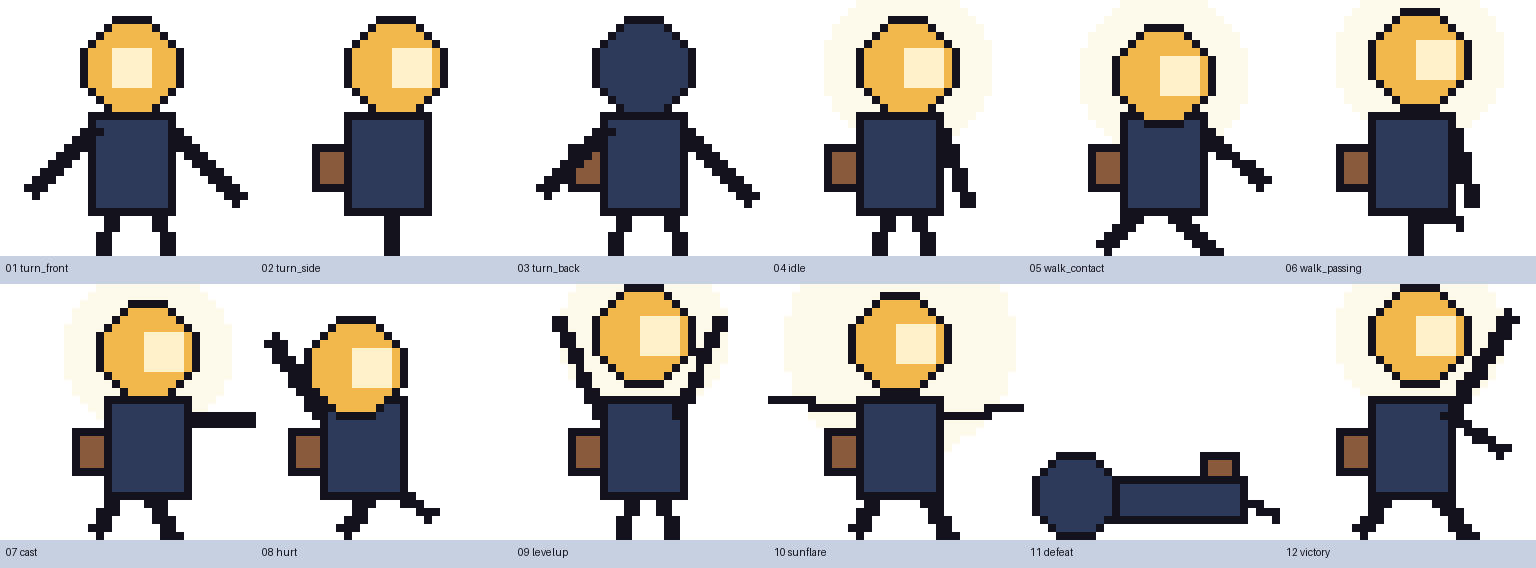
#> input picture fall-2026/xinghe-b/assignment-2/walker-lanternfall-bao-x/design/character/blockout-poses-x8.png, 1536 x 568 px
$ python make_comparison.py '->' design/character/sheet-vs-game.png
#> lines starting #> are read from the running program, lines starting #| are printed output that depends on the picture
#!/usr/bin/env python3
"""Character sheet vs generated sprite vs the running game, one column per pose (CHARACTER-SHEET R2 order).

Row 1: pre-generation blockout (design-v1)   Row 2: generated, palette-locked frame (pc_sheet.png)
Row 3: the frame as captured in the game (evidence/screens/pose-*.png, via godot/tests/capture.gd)
Row 4: silhouette of the generated frame at actual size, x3

    python3 design/character/make_comparison.py           -> design/character/sheet-vs-game.png
    python3 design/character/make_comparison.py --facing  -> design/character/sheet-vs-game-facing.png
        (adds the frame facing left and with the F3 hurtbox, from scripts/capture_facing.gd)
"""
from pathlib import Path

from PIL import Image, ImageDraw

ROOT = Path(__file__).resolve().parents[2]
POSES = ["turn_front", "idle", "walk_contact", "walk_passing", "cast", "hurt", "levelup", "sunflare", "defeat", "victory"]
BLOCKOUT_ORDER = ["turn_front", "turn_side", "turn_back", "idle", "walk_contact", "walk_passing",
                  "cast", "hurt", "levelup", "sunflare", "defeat", "victory"]
CELL = 160


def blockout(pose: str) -> Image.Image:
    sheet = Image.open(ROOT / "design/character/blockout-poses-x8.png").convert("RGBA")
    i = BLOCKOUT_ORDER.index(pose)
    tile_h = (sheet.height) // 2
    x, y = (i % 6) * 256, (i // 6) * tile_h
    return sheet.crop((x, y, x + 256, y + 256)).resize((CELL, CELL), Image.NEAREST)


def generated(pose: str) -> Image.Image:
    sheet = Image.open(ROOT / "godot/assets/art/pc_sheet.png").convert("RGBA")
    i = POSES.index(pose)
    frame = sheet.crop((i * 32, 0, i * 32 + 32, 32))
    ground = Image.new("RGBA", (32, 32), "#C7D0E0")
    ground.alpha_composite(frame)
    return ground.resize((CELL, CELL), Image.NEAREST)


def in_game(pose: str, suffix: str = "") -> Image.Image:
    shot = Image.open(ROOT / f"evidence/screens/pose-{pose}{suffix}.png").convert("RGBA")
    # window is 1280x720 = 2x the 640x360 viewport; the camera centres the courier, whose frame is drawn at (-16,-20)
    cx, cy = shot.width // 2, shot.height // 2
    crop = shot.crop((cx - 48, cy - 56, cx + 48, cy + 40))
    return crop.resize((CELL, CELL), Image.NEAREST)


def silhouette(pose: str) -> Image.Image:
    sheet = Image.open(ROOT / "godot/assets/art/pc_sheet.png").convert("RGBA")
    i = POSES.index(pose)
    a = sheet.crop((i * 32, 0, i * 32 + 32, 32)).split()[3]
    sil = Image.new("RGBA", (32, 32), "#C7D0E0")
    sil.paste(Image.new("RGBA", (32, 32), "#14121C"), (0, 0), a)
    return sil.resize((96, 96), Image.NEAREST)


def main(facing: bool = False) -> None:
#> called with facing = False
    rows = [("blockout (design-v1)", blockout), ("generated frame x5", generated), ("in game (capture)", in_game)]
    if facing:
        rows = [("blockout (design-v1)", blockout), ("generated frame x5", generated), ("in game, facing right", in_game),
                ("in game, facing left", lambda p: in_game(p, "-left")),
                ("facing left + F3 hurtbox", lambda p: in_game(p, "-left-hurtbox"))]
    left = 170
    out = Image.new("RGB", (left + CELL * len(POSES), 30 + CELL * len(rows) + 110), "#0E1020")
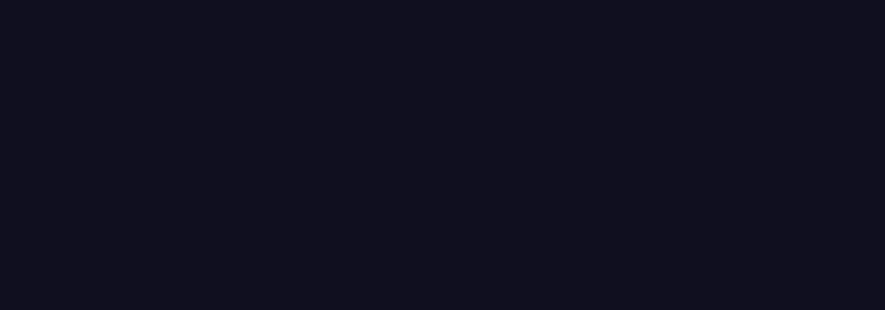
#> out: PIL image 1770x620 RGB (shown at 1/2 size); mean R, G, B 14, 16, 32
    d = ImageDraw.Draw(out)
    for c, pose in enumerate(POSES):
        d.text((left + c * CELL + 6, 8), pose, fill="#FFF1C9")
    for r, (label, fn) in enumerate(rows):
        d.text((8, 30 + r * CELL + CELL // 2), label, fill="#C7D0E0")
        for c, pose in enumerate(POSES):
            out.paste(fn(pose).convert("RGB"), (left + c * CELL, 30 + r * CELL))
#> this loop made 2 passes
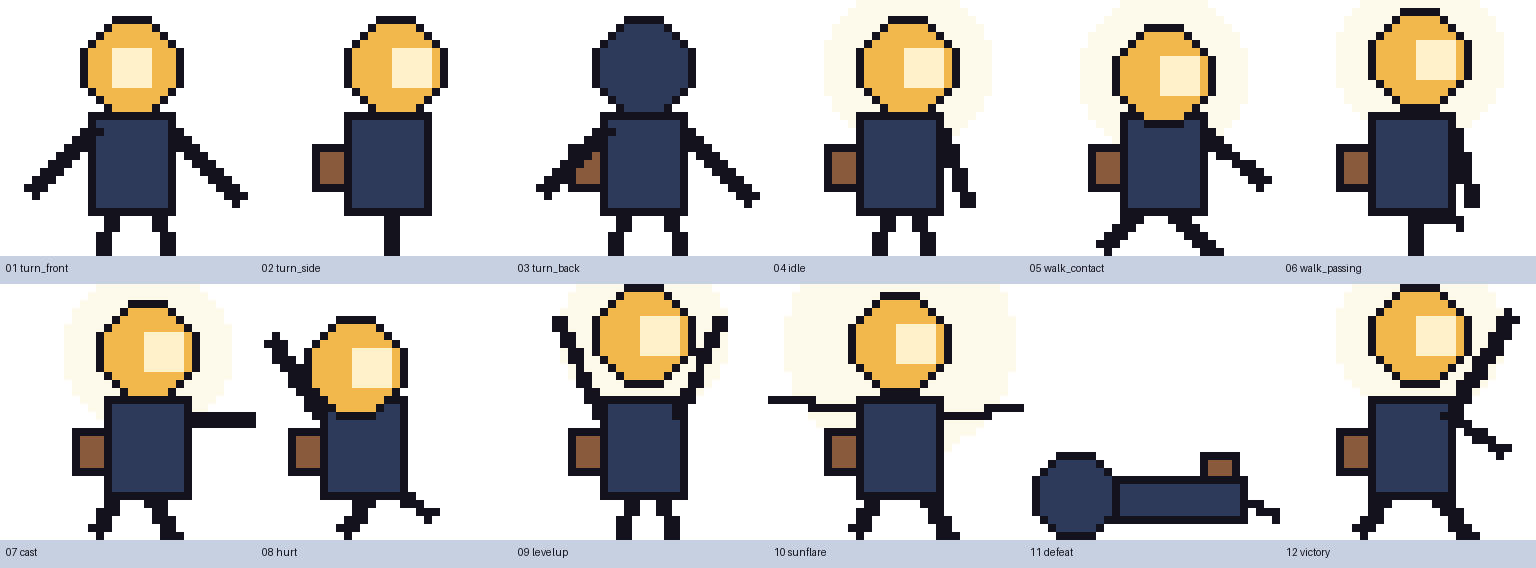
#> input picture fall-2026/xinghe-b/assignment-2/walker-lanternfall-bao-x/design/character/blockout-poses-x8.png, 1536 x 568 px
#> after the loop:
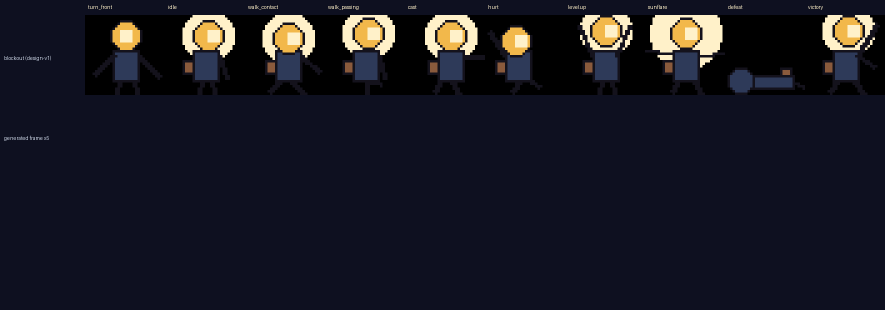
#> out: PIL image 1770x620 RGB (shown at 1/2 size); mean R, G, B 24.5, 24.8, 35.1
    y = 30 + CELL * len(rows) + 8
    d.text((8, y + 40), "silhouette, 32 px x3", fill="#C7D0E0")
    for c, pose in enumerate(POSES):
        out.paste(silhouette(pose).convert("RGB"), (left + c * CELL + 32, y))
    # the hurtbox (r = 10) on the generated idle frame, at the origin the game draws it from (player.gd SPRITE_ORIGIN)
    idle = Image.open(ROOT / "godot/assets/art/pc_sheet.png").convert("RGBA").crop((32, 0, 64, 32))
    ov = Image.new("RGBA", (32, 32), "#C7D0E0")
    ov.alpha_composite(idle)
    ov = ov.resize((256, 256), Image.NEAREST)
    od = ImageDraw.Draw(ov)
    ox, oy = 16, 23
    od.ellipse([(ox - 10) * 8, (oy - 10) * 8, (ox + 10) * 8, (oy + 10) * 8], outline="#FF3366", width=4)
    od.line([ox * 8, 0, ox * 8, 255], fill="#FF3366", width=1)
    od.line([0, oy * 8, 255, oy * 8], fill="#FF3366", width=1)
    if not facing:
        ov.save(ROOT / "design/character/collision-overlay-generated-x8.png")
    dest = ROOT / ("design/character/sheet-vs-game-facing.png" if facing else "design/character/sheet-vs-game.png")
    out.save(dest, optimize=True)
    print(dest)


if __name__ == "__main__":
    import sys
#> (the run stopped early here; a loop or call above may not have finished)

$ run again, with fall-2026/xinghe-b/assignment-2/walker-lanternfall-bao-x/design/character/pc_sheet_x8.png copied over fall-2026/xinghe-b/assignment-2/walker-lanternfall-bao-x/design/character/blockout-poses-x8.png
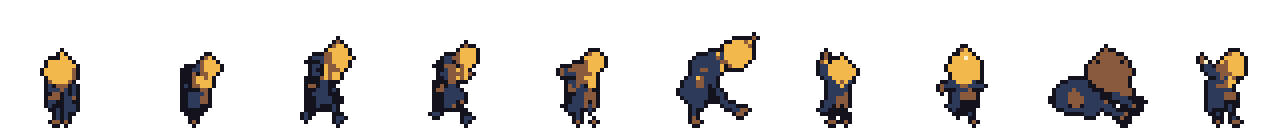
#> input picture fall-2026/xinghe-b/assignment-2/walker-lanternfall-bao-x/design/character/pc_sheet_x8.png, 2560 x 256 px (shown at 1/2 size)
#> the loop in main, `for r, (label, fn) in enumerate(rows):` made 2 passes
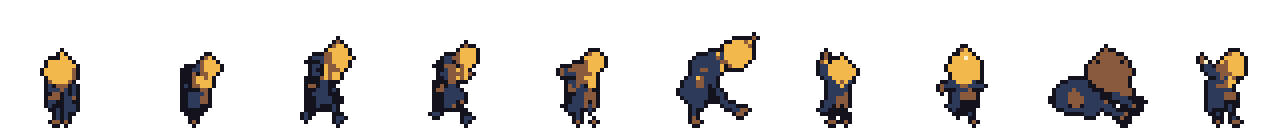
#> input picture fall-2026/xinghe-b/assignment-2/walker-lanternfall-bao-x/design/character/blockout-poses-x8.png, 2560 x 256 px (shown at 1/2 size)
#> after the loop in main, `for r, (label, fn) in enumerate(rows):`:
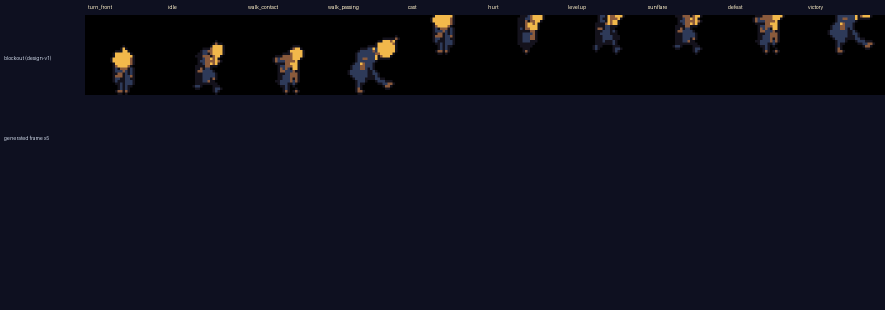
#> out: PIL image 1770x620 RGB (shown at 1/2 size); mean R, G, B 13.6, 14.7, 26.6
